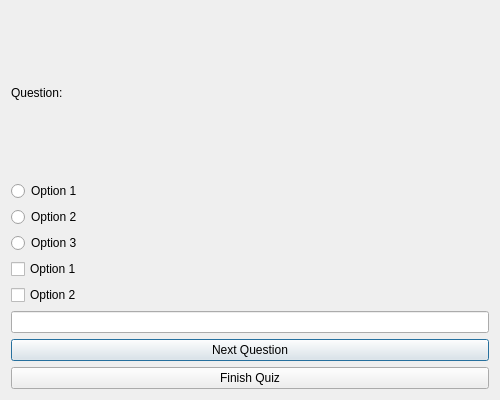
<?xml version="1.0" encoding="UTF-8"?>
<ui version="4.0">
 <class>TakeQuizDialog</class>
 <widget class="QDialog" name="TakeQuizDialog">
  <property name="geometry">
   <rect>
    <x>0</x>
    <y>0</y>
    <width>500</width>
    <height>400</height>
   </rect>
  </property>
  <property name="windowTitle">
   <string>Take Quiz</string>
  </property>
  <layout class="QVBoxLayout" name="verticalLayout">
   <item>
    <widget class="QLabel" name="label_question">
     <property name="text">
      <string>Question:</string>
     </property>
    </widget>
   </item>
   <item>
    <widget class="QRadioButton" name="radioButton_option1">
     <property name="text">
      <string>Option 1</string>
     </property>
    </widget>
   </item>
   <item>
    <widget class="QRadioButton" name="radioButton_option2">
     <property name="text">
      <string>Option 2</string>
     </property>
    </widget>
   </item>
   <item>
    <widget class="QRadioButton" name="radioButton_option3">
     <property name="text">
      <string>Option 3</string>
     </property>
    </widget>
   </item>
   <item>
    <widget class="QCheckBox" name="checkBox_option1">
     <property name="text">
      <string>Option 1</string>
     </property>
    </widget>
   </item>
   <item>
    <widget class="QCheckBox" name="checkBox_option2">
     <property name="text">
      <string>Option 2</string>
     </property>
    </widget>
   </item>
   <item>
    <widget class="QLineEdit" name="lineEdit_answer"/>
   </item>
   <item>
    <widget class="QPushButton" name="btn_next_question">
     <property name="text">
      <string>Next Question</string>
     </property>
    </widget>
   </item>
   <item>
    <widget class="QPushButton" name="btn_finish_quiz">
     <property name="text">
      <string>Finish Quiz</string>
     </property>
    </widget>
   </item>
  </layout>
 </widget>
 <resources/>
 <connections/>
</ui>
